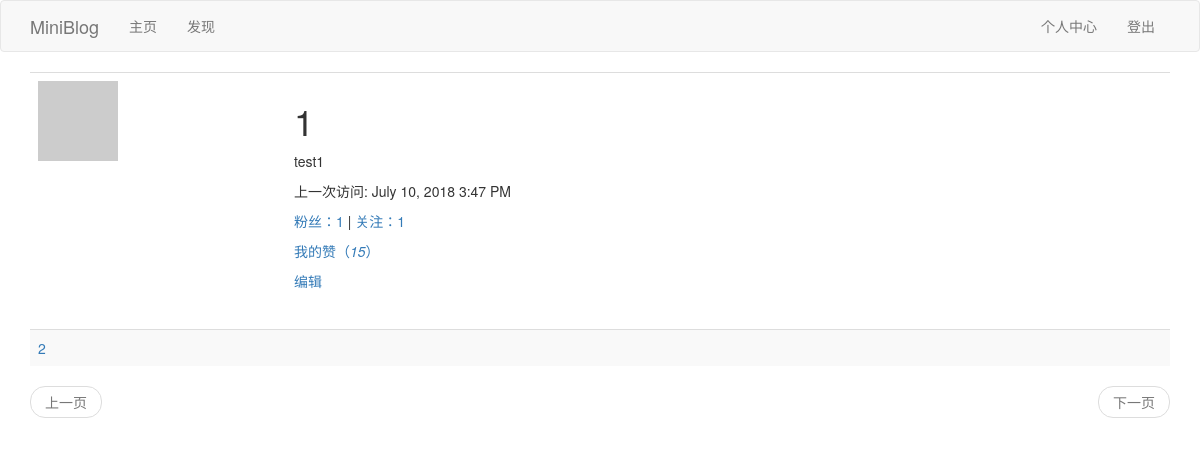
/follower_list/1 (signed in), run on an earlier commit of the app's database.
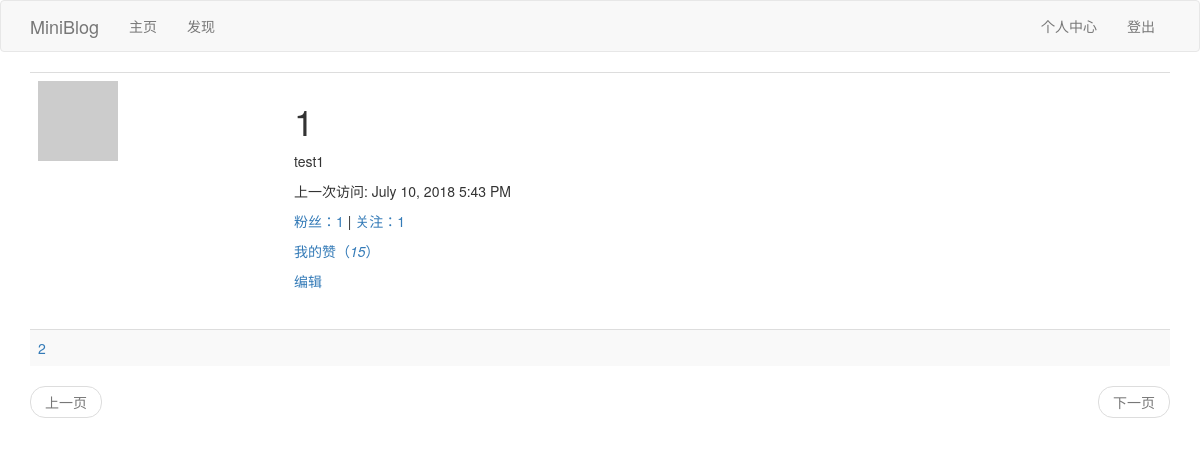
And on a later commit of the database.
### app/models.py (models this page shows, shortened)
class User(UserMixin,db.Model):
	__tablename__ = 'user'
	id = db.Column(db.Integer,primary_key=True)
	username = db.Column(db.String(64),index=True,unique=True)
	email = db.Column(db.String(64),index=True,unique=True)
	password_hash = db.Column(db.String(128))
	about_me = db.Column(db.String(140))
	last_seen = db.Column(db.DateTime,default=datetime.utcnow)
	posts = db.relationship('Post',backref='author',lazy='dynamic')
	comments = db.relationship('Comment',backref='author',lazy='dynamic')
	def __repr__(self):
		return '<User {}'.format(self.username)
	__str__ = __repr__
	def avatar(self,size):
		digest = md5(self.email.lower().encode('utf-8')).hexdigest()
		return r'https://www.gravatar.com/avatar/{}?d=identicon&s={}'.format(digest,size)
	thumbed = db.relationship('Post',secondary=thumb_ups,
		backref=db.backref('thumbers',lazy='dynamic'),lazy='dynamic'
		)
	followed = db.relationship('User',secondary=followers,
		primaryjoin=(followers.c.follower_id == id),
		secondaryjoin=(followers.c.followed_id == id),
		backref=db.backref('followers',lazy='dynamic'),lazy='dynamic'
		)

### app/main/views.py (the view)
@bp.route('/follower_list/<username>')
@login_required
def follower_list(username):
	user = User.query.filter_by(username=username).first_or_404()
	page = request.args.get('page',1,type=int)
	followers = user.followers.paginate(
		page,current_app.config['FOLLOWEDS_AND_FOLLWERS_PER_PAGE'],False)
	next_url = url_for('main.follower_list',username=username,page=followers.next_num) if followers.has_next else None
	prev_url = url_for('main.follower_list',username=username,page=followers.prev_num) if followers.has_prev else None
	return render_template('user.html',user=user,followers=followers.items,next_url=next_url, prev_url=prev_url)

### app/main/views.py (called while the page is built)
@bp.before_app_request
def before_request():
	if current_user.is_authenticated:
		current_user.last_seen = datetime.utcnow()
		db.session.commit()
		g.comment_form = CommentForm()
	g.locale = str(get_locale())

### app/models.py (called while the page is built)
@login.user_loader
def load_user(id):
	return User.query.get(int(id))

### app/main/templates/user.html (shortened to what this page needs)
{% extends "base.html" %}
{% block app_content %}
	<table class="table table-hover">
        <tr>
            <td width="256px"><img src="{{ user.avatar(256) }}"></td>
            <td>
            	<h1>{{ user.username }}</h1>
            	{% if user.about_me %}<p>{{ user.about_me }}</p>{% endif %}
                {% if user.last_seen %}<p>{{_("上一次访问")}}: {{ moment(user.last_seen).format('LLL') }}</p>{% endif %}
                <p>
                    <a id="follower_num" href="{{ url_for('main.follower_list',username=user.username) }}">{{_("粉丝")}}：{{ user.followers.count() }}</a>
                    |
                    <a id="followed_num" href="{{ url_for('main.followed_list',username=user.username) }}">{{_("关注")}}：{{ user.followed.count() }} </a>
                </p>
                <p><a href="{{ url_for('main.thumbup_list',username=user.username) }}">{{_("我的赞")}}<span>（<em id="thumbed_num">{{ user.thumbed.count() }}</em>）</span></a></p>
                {% if user == current_user %}
                    <p><a href="{{ url_for('main.edit_profile') }}">{{_("编辑")}}</a></p>
                {% elif current_user.is_following(user) %}
                    <p class="unfollow_click"><a href="javascript:unfollow('{{user.username}}');">{{_("取消关注")}}</a></p>
                    <p class="follow_click" style="display: none;"><a href="javascript:follow('{{user.username}}');">{{_("点击关注")}}</a></p>
                {% else %}
                    <p class="follow_click"><a href="javascript:follow('{{user.username}}');">{{_("点击关注")}}</a></p>
                    <p class="unfollow_click" style="display: none;"><a href="javascript:unfollow('{{user.username}}');">{{_("取消关注")}}</a></p>
                {% endif %}
            </td>
        </tr>
    </table>
    {% if posts %}
    	{% for post in posts %}
    		{% include "_post.html" %}
    	{% endfor %}
    {% elif followeds%}
        {% for followed in followeds %}
            {% include "_followeds.html" %}
        {% endfor %}
    {% else %}
        {% for follower in followers %}
            {% include "_followers.html" %}
        {% endfor %}
    {% endif %}
    {% include "_pagination.html" %}
{% endblock %}

### app/main/templates/base.html (shortened to what this page needs)
{% extends 'bootstrap/base.html' %}
{% block navbar %}
    <nav class="navbar navbar-default">
        <div class="container">
            <div class="navbar-header">
                <a class="navbar-brand" href="{{ url_for('main.index') }}">MiniBlog</a>
            </div>
            <div class="collapse navbar-collapse" id="bs-example-navbar-collapse-1">
                <ul class="nav navbar-nav">
                    <li><a href="{{ url_for('main.index') }}">{{_("主页")}}</a></li>
                    <li><a href="{{ url_for('main.explore') }}">{{_("发现")}}</a></li>
                </ul>
                <ul class="nav navbar-nav navbar-right">
                    {% if current_user.is_anonymous %}
                    <li><a href="{{ url_for('auth.login') }}">{{_("登陆")}}</a></li>
                    {% else %}
                    <li><a href="{{ url_for('main.user', username=current_user.username) }}">{{_("个人中心")}}</a></li>
                    <li><a href="{{ url_for('auth.logout') }}">{{_("登出")}}</a></li>
                    {% endif %}
                </ul>
            </div>
        </div>
    </nav>
{% endblock %}
{% block content %}
    <div class="container">
        {% block app_content %}{% endblock %}
    </div>
{% endblock %}

### app/main/templates/_followers.html
<table class="table table-striped">
  <tr>
    <td>
        <a href="{{ url_for('main.user', username=follower.username) }}">
          {{ follower.username }}
      </a>
    </td>
  </tr>
</table>

### app/main/templates/_pagination.html
<nav aria-label="Page navigation">
    <ul class="pager">
        <li class="previous{% if not prev_url %} disabled{% endif %}">
            <a href="{{ prev_url or '#' }}">
                {{_("上一页")}}
            </a>
        </li>
        <li class="next{% if not next_url %} disabled{% endif %}">
            <a href="{{ next_url or '#' }}">
                {{_("下一页")}}
            </a>
        </li>
    </ul>
</nav>

What changed in the data, as far as the page shows it:
changed User "test1": last_seen "July 10, 2018 3:47 PM" → "July 10, 2018 5:43 PM"
